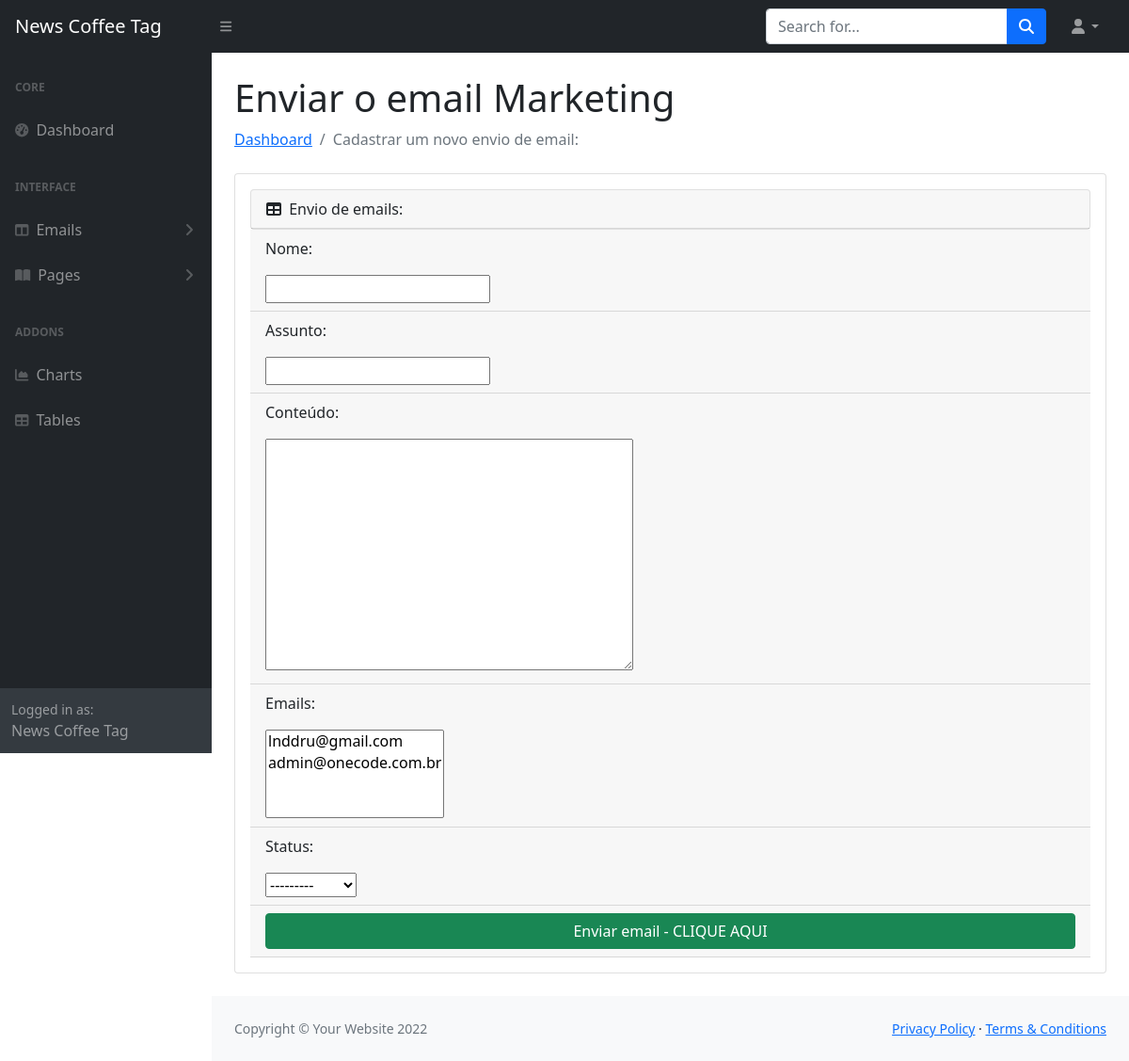
The app's page /dashboard/created/, older data.
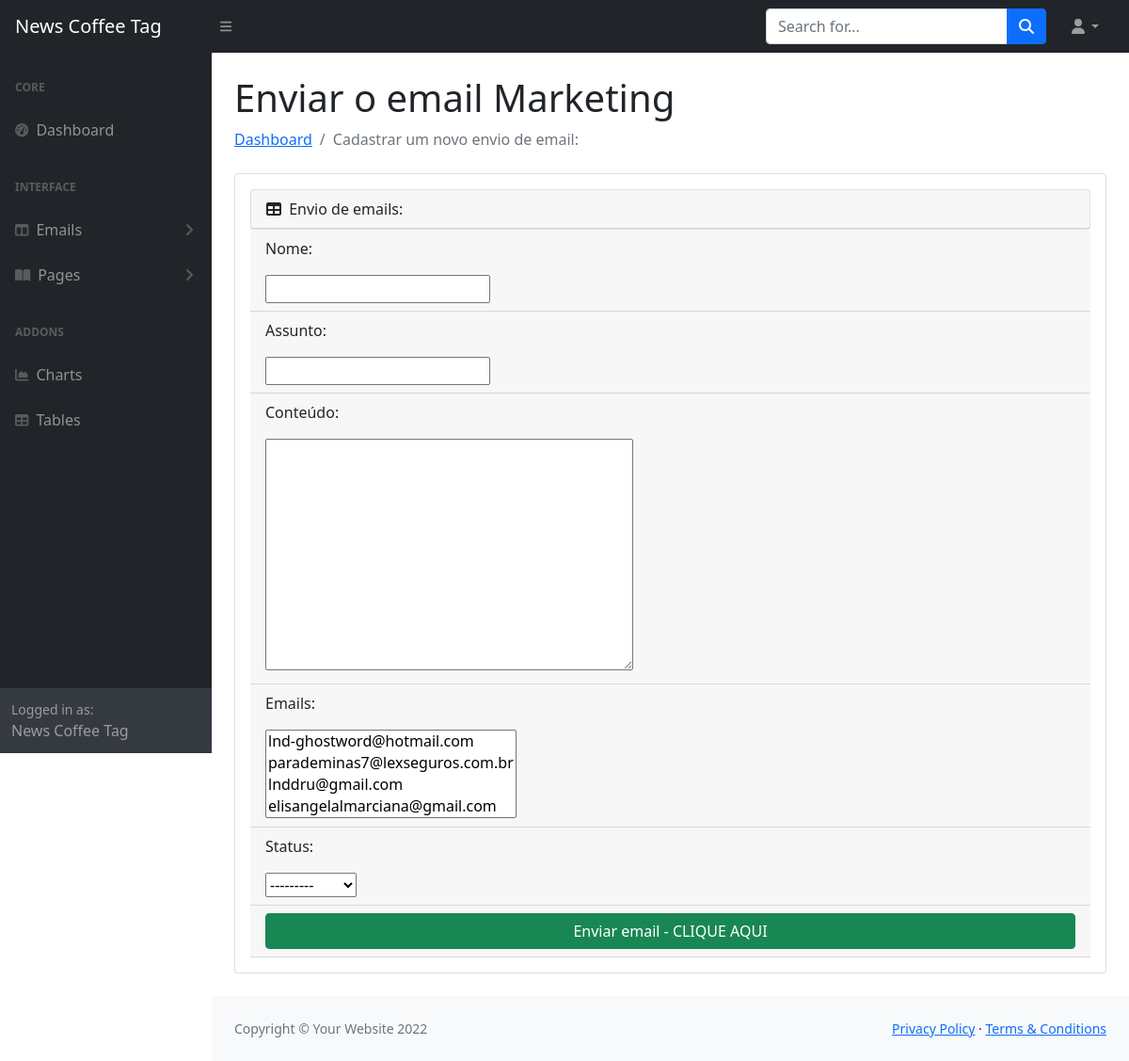
The same page, newer data.
### aplicacaonewsletter/models.py (models this page shows)
class NewslettersUser(models.Model):
    email = models.EmailField(null=False, unique=True)
    date_added=models.DateTimeField(auto_now_add=True)
    def __str__(self):
        return self.email

### dashboard/views.py (the view, shortened to what this page needs)
# urls.py: path('created/',NewsletterCreatedView.as_view(),  name="created"),
class NewsletterCreatedView(View):
    def get(self, request, *args, **kwargs):
        form=NewsletterCreationForm()
        context= {
             'form':form
        }
        return render(request, 'dashboard/created.html', context)

### aplicacaonewsletter/forms.py
class NewsletterCreationForm(forms.ModelForm):
    class Meta:
        model = Newsletter
        fields = ['name', 'subject', 'body', 'email', 'status']

### templates/dashboard/created.html (shortened to what the changed rows need)
<!DOCTYPE html>
{% load static %}
<html lang="en">
    <head>
        <link href="https://cdn.jsdelivr.net/npm/simple-datatables@latest/dist/style.css" rel="stylesheet" />
        <link  rel="stylesheet"  href="{% static 'css/styles.css' %}"/>
    </head>
    <body class="sb-nav-fixed">
        <div id="layoutSidenav">
            <div id="layoutSidenav_content">
                <main>
                    <div class="container-fluid px-4">
                        <h1 class="mt-4">Enviar o email Marketing </h1>
                        <div class="card mb-4">
                            <div class="card-body">
                                <form method="POST">
                                    <div class="card-header">
                                        <p> Emails:</p>
                                        {{ form.email }}
                                    </div>
                                </form>
                            </div>
                    </div>
                </main>
            </div>
        </div>
    </body>
</html>

Row changes from the older to the newer data that the page shows:
removed NewslettersUser: email "lnddru@gmail.com / admin@onecode.com.br"
added NewslettersUser: email "lnd-ghostword@hotmail.com / parademinas7@lexseguros.com.br / lnddru@gmail.com / elisangelalmarciana@gmail.com"
